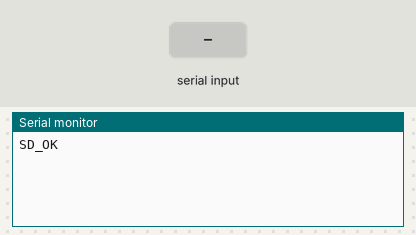
Bench run of a sketch on a simulated Arduino Uno, built with avr-gcc and run on an emulated ATmega328P. Shown: the last lines printed to the serial monitor. The test bench sets the inputs (shaded band). Storage starts empty.

Above: at 1.2 s.
1.3 s: "READ:\n" received over Serial
At 1.7 s:
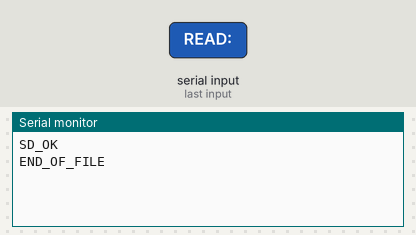
2.8 s: "LIST\n" received over Serial
At 4.0 s:
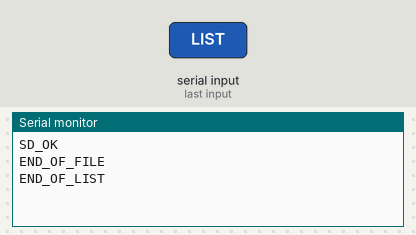
4.3 s: "DELETE:\n" received over Serial
At 5.1 s:
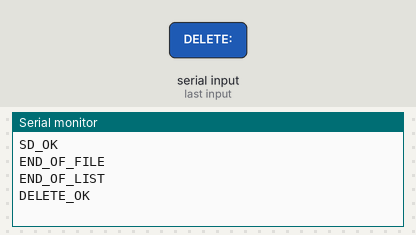

Measured:
- after the input at 1.3 s, the serial monitor: prints a new line at once (image 1)
- after the input at 2.8 s, the serial monitor: prints a new line at once (image 2)
- after the input at 4.3 s, the serial monitor: prints a new line at once (image 3)

The sketch:

arduino_sd.ino
```cpp
#include <SPI.h>
#include <SD.h>

const int chipSelect = 4;

void setup() {
  Serial.begin(115200);
  while (!Serial);

  if (!SD.begin(chipSelect)) {
    Serial.println("SD_ERROR");
    return;
  }
  Serial.println("SD_OK");
}

void loop() {
  if (Serial.available()) {
    String command = Serial.readStringUntil('\n');
    command.trim();

    if (command.startsWith("WRITE:")) {
      String filename = command.substring(6);
      File file = SD.open(filename, FILE_WRITE);
      if (!file) {
        Serial.println("FILE_WRITE_ERR");
        return;
      }
      while (!Serial.available());
      String content = Serial.readStringUntil('\n');
      file.print(content);
      file.close();
      Serial.println("WRITE_DONE");
    }

    else if (command.startsWith("READ:")) {
      String filename = command.substring(5);
      File file = SD.open(filename);
      if (!file) {
        Serial.println("FILE_NOT_FOUND");
        return;
      }
      while (file.available()) {
        Serial.write(file.read());
      }
      Serial.println("\nEND_OF_FILE");
      file.close();
    }

    else if (command == "LIST") {
      File root = SD.open("/");
      while (true) {
        File entry = root.openNextFile();
        if (!entry) break;
        Serial.println(entry.name());
        entry.close();
      }
      Serial.println("END_OF_LIST");
    }

    else if (command.startsWith("DELETE:")) {
      String filename = command.substring(7);
      if (SD.exists(filename)) {
        SD.remove(filename);
        Serial.println("DELETE_OK");
      } else {
        Serial.println("DELETE_FAIL");
      }
    }
  }
}
```
